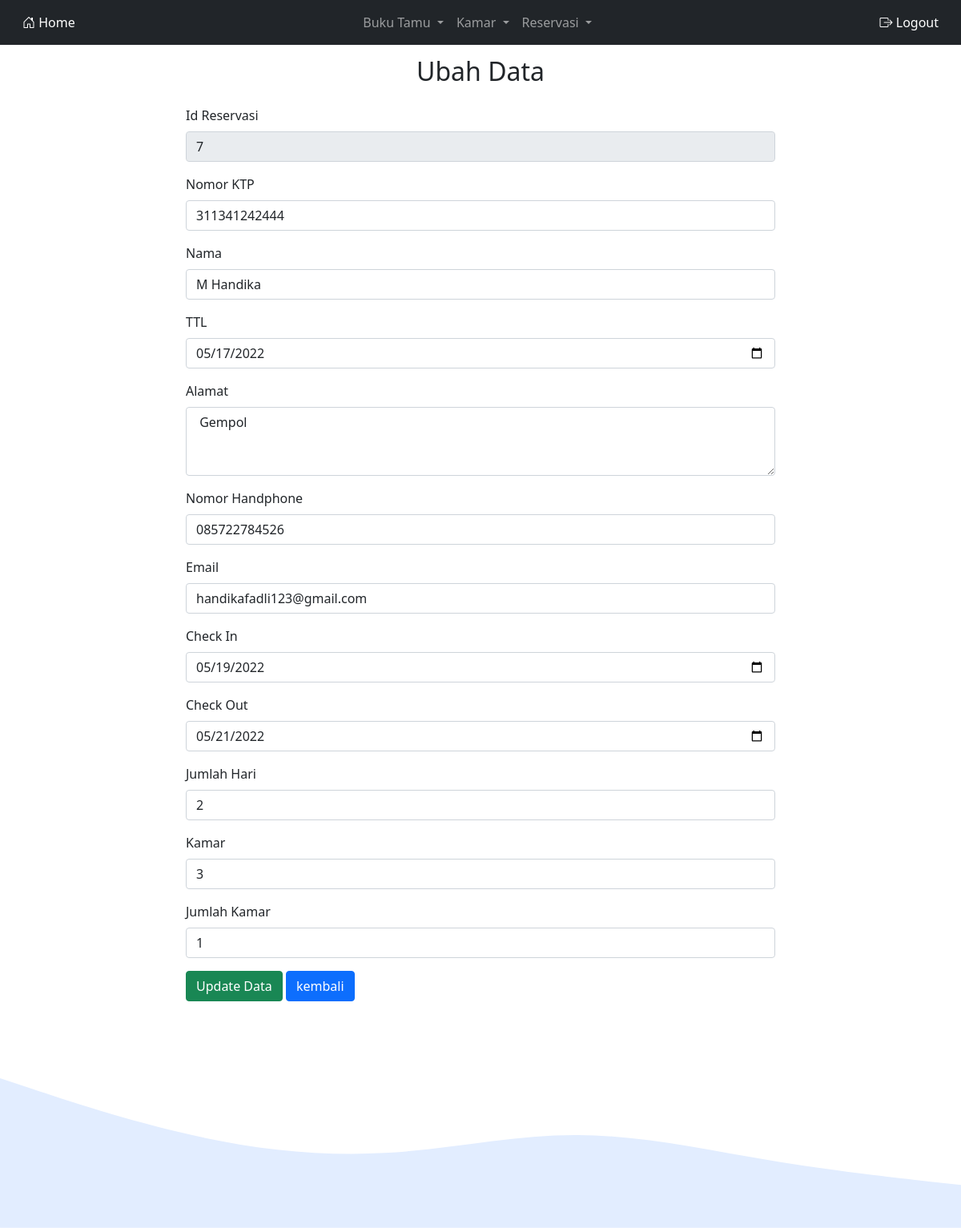
Screenshot of /formReservasi.php?&&edit=update&&id=7 with the database file from the repository.
### tables this page shows
CREATE TABLE `reservasi` (
  `id_reservasi` int(11) NOT NULL,
  `no_ktp` varchar(50) NOT NULL,
  `nama` varchar(100) NOT NULL,
  `ttl` date NOT NULL,
  `alamat` text NOT NULL,
  `no_hp` varchar(50) NOT NULL,
  `email` varchar(100) NOT NULL,
  `check_in` date NOT NULL,
  `check_out` date NOT NULL,
  `jumlah_hari` int(11) NOT NULL,
  `kamar` varchar(50) NOT NULL,
  `jumlah_kamar` int(11) NOT NULL,
  `foto` text NOT NULL
);

### database.php (called while the page is built, shortened)
<?php
class database
{
    var $host = "localhost";
    var $user = "root";
    var $pas = "";
    var $db = "hotel2";
    var $koneksi = "";
    function __construct()
    {
        $this->koneksi = mysqli_connect($this->host, $this->user, $this->pas, $this->db);
    }
    function tampilUpdateReservasi($id_reservasi)
    {
        $query = mysqli_query($this->koneksi, "SELECT * FROM reservasi WHERE id_reservasi = '$id_reservasi'");
        return $query->fetch_array();
    }
}

### formReservasi.php (the view, shortened to what this page needs)
<?php
class home
{
    function __construct()
    {
        include "menu.php";
    }
}
include "database.php";
?>
<!DOCTYPE html>
<html lang="en">
<head>
    <link rel="stylesheet" href="https://cdn.jsdelivr.net/npm/bootstrap-icons@1.8.1/font/bootstrap-icons.css">
    <link href="https://cdn.jsdelivr.net/npm/bootstrap@5.1.3/dist/css/bootstrap.min.css" rel="stylesheet">
</head>
<body>
    <?php function UpdateDataReservasi()
    {
        $db = new database();
        $id = $_GET['id'];
        $row = $db->tampilUpdateReservasi($id);
    ?>
        <section id="ubahDataReservasi">
            <div class="container">
                <div class="row text-center">
                    <div class="col">
                        <h2 class="fw-normal mb-4">Ubah Data</h2>
                    </div>
                </div>
                <div class="row justify-content-center">
                    <div class="col-md-8">
                        <form method="post" action="<?php echo 'prosesReservasi.php?aksi=update'; ?>" enctype="multipart/form-data">
                            <div class="mb-3">
                                <label class="form-label">Id Reservasi</label>
                                <input type="text" name="id_reservasi" class="form-control" value="<?= $row["id_reservasi"] ?>" readonly>
                            </div>
                            <div class="mb-3">
                                <label class="form-label">Nomor KTP</label>
                                <input type="text" name="no_ktp" class="form-control" value="<?= $row["no_ktp"] ?> ">
                            </div>
                            <div class="mb-3">
                                <label class="form-label">Nama</label>
                                <input type="text" name="nama" class="form-control" value="<?= $row["nama"] ?> ">
                            </div>
                            <div class=" mb-3">
                                <label class="form-label">TTL</label>
                                <input type="date" name="ttl" class="form-control" value="<?= $row["ttl"] ?>">
                            </div>
                            <div class=" mb-3">
                                <label class="form-label">Alamat</label>
                                <textarea class="form-control" name="alamat" rows="3"><?= $row["alamat"] ?></textarea>
                            </div>
                            <div class=" mb-3">
                                <label class="form-label">Nomor Handphone</label>
                                <input type="text" name="no_hp" class="form-control" value="<?= $row["no_hp"] ?>">
                            </div>
                            <div class=" mb-3">
                                <label class="form-label">Email</label>
                                <input type="text" name="email" class="form-control" value="<?= $row["email"] ?>">
                            </div>
                            <div class=" mb-3">
                                <label class="form-label">Check In</label>
                                <input type="date" name="check_in" class="form-control" value="<?= $row["check_in"] ?>">
                            </div>
                            <div class=" mb-3">
                                <label class="form-label">Check Out</label>
                                <input type="date" name="check_out" class="form-control" value="<?= $row["check_out"] ?>">
                            </div>
                            <div class=" mb-3">
                                <label class="form-label">Jumlah Hari</label>
                                <input type="number" name="jumlah_hari" class="form-control" value="<?= $row["jumlah_hari"] ?>">
                            </div>
                            <div class="mb-3">
                                <label class="form-label">Kamar</label>
                                <select name="kamar" class="form-control">
                                    <option value="<?= $row["kamar"] ?>"><?= $row["kamar"] ?></option>
                                </select>
                            </div>
                            <div class=" mb-3">
                                <label class="form-label">Jumlah Kamar</label>
                                <input type="number" name="jumlah_kamar" class="form-control" value="<?= $row["jumlah_kamar"] ?>">
                            </div>
                            <div class="mb-3">
                                <input type="submit" name="ubah" class="btn btn-success" value="Update Data">
                                <a href="index.php" class="btn btn-primary">kembali</a>
                            </div>
                        </form>
                    </div>
                </div>
            </div>
        </section>
    <?php }
    ?>
    <?php
    $edit = $_GET['edit'];
    if ($edit == "update") {
        UpdateDataReservasi();
    } else {
        TambahDataReservasi();
    }
    ?>
</body>
</html>

### formReservasi.php (style rules this page uses)
h2 { margin-top: 70px; }

### rows the page displays
reservasi: id_reservasi "7", no_ktp "311341242444", nama "M Handika", ttl "05/17/2022", alamat "Gempol", no_hp "085722784526", email "handikafadli123@gmail.com", check_in "05/19/2022", check_out "05/21/2022", jumlah_hari "2", kamar "3", jumlah_kamar "1"
